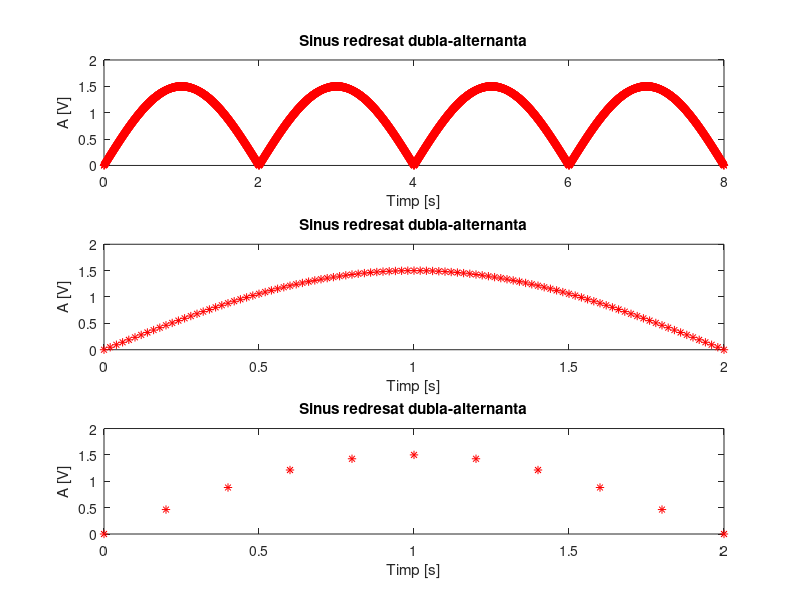

Recreate this plot in MATLAB.
%Semnal sinusoidal redresat dubla alternanta cu parametrii:
%perioada T=4s, amplitudinea A=1.5

%Pentru t = 2ms rezolutia temporala
t = 0:0.002:8; %0.002 = 2ms 
%Intrucat sin(t) are implicit perioada T=1 si A=1, argumentul trebuie inmultit cu 1/4 pentru a
%corespunde T=4s, iar functia insasi cu 1.5 pentru a satisface A=1.5.
s=1.5*abs( sin(2*pi*t*1/4) ); %folosim functia abs(t) pentru a produce redresarea dublu alternanta
hold on
subplot(3,1,1)
plot(t, s, 'r*'),title('Sinus redresat dubla-alternanta'),xlabel('Timp [s]'),ylabel('A [V]')
%La plot(t,s,'r*') am ales 'r*' pentru a evidentia punctele si pt a se
%evidentia diferenta intre t= 20ms si t=200ms


%Pentru t = 20ms rezolutia temporala

t=0:0.02:2; %0.02 = 20ms
s=1.5*abs( sin(2*pi*t*1/4) );
hold on
subplot(3,1,2)
plot(t, s, 'r*'),title('Sinus redresat dubla-alternanta'),xlabel('Timp [s]'),ylabel('A [V]')



%Pentru t = 200ms rezolutia temporala

t=0:0.2:2;%t=0:0.2:2; %0.2 = 200ms 
s=1.5*abs( sin(2*pi*t*1/4) );
hold on 
subplot(3,1,3)
plot(t, s, 'r*'),title('Sinus redresat dubla-alternanta'),xlabel('Timp [s]'),ylabel('A [V]')

